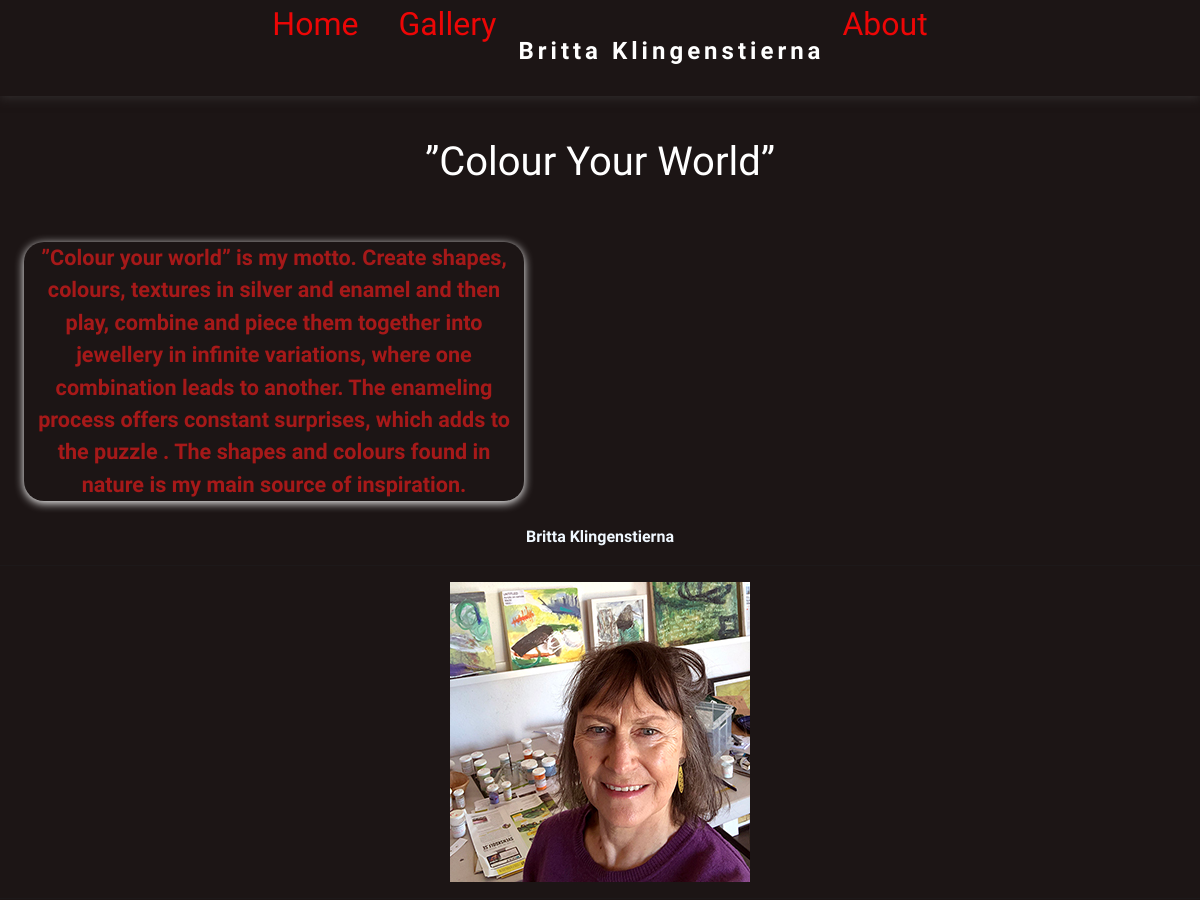
The app's page / (upper part), older data.
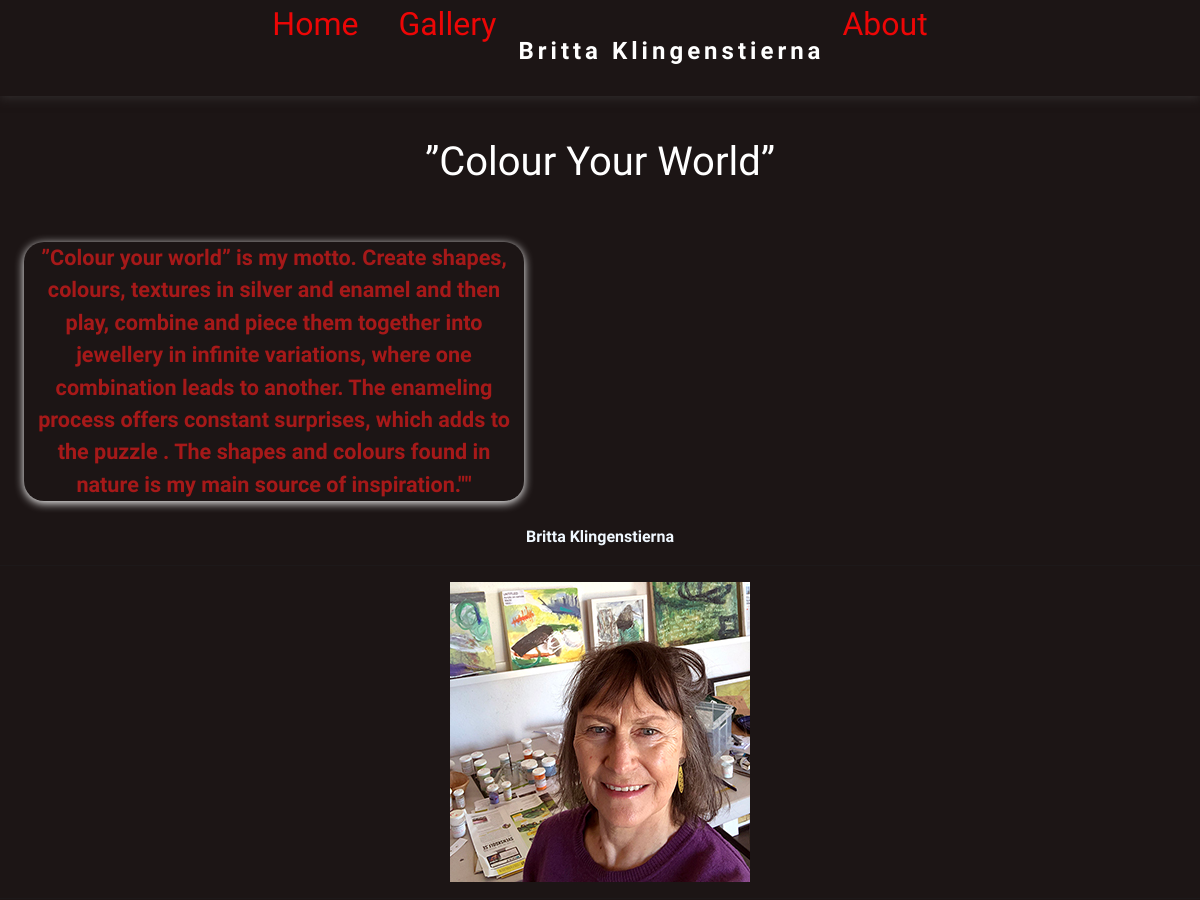
The same page, newer data.
### brittas_blog/models.py (models this page shows, shortened)
class HomePageContent(models.Model):
    title = models.CharField(max_length=100)
    description = models.TextField()
    image = models.ImageField(upload_to='home_page_images/')
    alt_text = models.CharField(max_length=255)

### brittas_blog/views.py (the view)
# urls.py: path('', home, name='home'),
def home(request):
    content = HomePageContent.objects.first()  # Retrieve the first record, modify if necessary
    return render(request, 'home.html', {'content': content})

### brittas_blog/templates/home.html (shortened to what this page needs)
{% extends 'base.html' %}
{% block content %}
<div class="main-content">
    <div id="rainbow" class="element">
        <h1>”Colour Your World”</h1>
    </div>
    <div class="flex-container">
        <div class="intro">
            {% if content %}
            <span class="description">{{ content.description }}</span>
            <span class="title">{{ content.title }}</span>
            <hr>
            {% else %}
            <p>No content found for the home page.</p>
            {% endif %}
            <div class="intro-photo">
                <img src="{% if content %}{{ content.image.url }}{% endif %}"
                    alt="{% if content %}{{ content.alt_text }}{% endif %}">
            </div>
        </div>
    </div>
</div>
{% endblock %}

Row changes from the older to the newer data that the page shows:
changed HomePageContent "Britta Klingenstierna": description "…my main source of inspiration." → "…my main source of inspiration.\"\""
